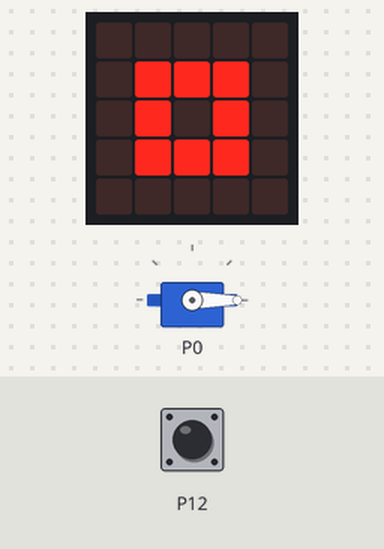
The program below on a simulated BBC micro:bit (MakeCode). On the bench: servo, the board's 5×5 LED display. The inputs (shaded band) are chosen by the test bench; at power-on: P12 LOW.

Above: at 1.2 s.
1.3 s: P12 pulled HIGH for 0.75 s
At 3.4 s:
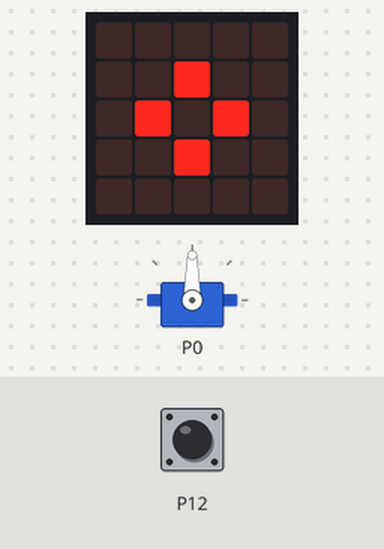
5.3 s: P12 pulled HIGH for 3.2 s
At 13.2 s:
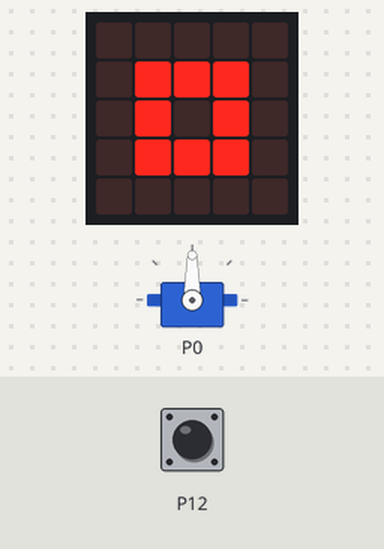
13.3 s: P12 pulled HIGH for 1 s
At 14.1 s:
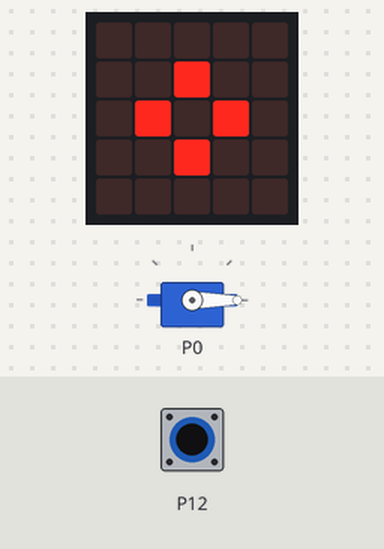
Timing chart, 0 to 21.4 s (numbered marks = the images above; inputs shaded):
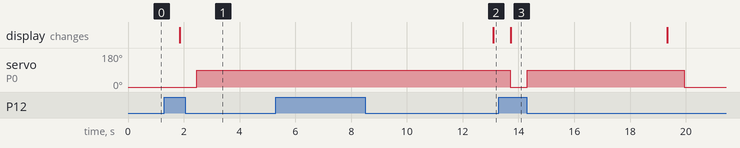

Measured:
- after the input at 1.3 s, servo on P0: 0° → 90° after 1.2 s; the display: changes after 0.56 s (image 1)
- after the input at 5.3 s, servo on P0: stays 90° (without the input it goes to 0° after 2.8 s)
- after the input at 13.3 s, the display: changes after 0.42 s (image 3)

The program:

main.ts
```typescript
servos.P0.setAngle(0)
basic.forever(function () {
    if (pins.digitalReadPin(DigitalPin.P12) == 1) {
        basic.showIcon(IconNames.SmallDiamond)
        servos.P0.setAngle(90)
        basic.pause(5000)
    } else {
        basic.showIcon(IconNames.SmallSquare)
        servos.P0.setAngle(0)
    }
})
```

test.ts
```typescript
// aquí va el archivo "tests"; esto no se compilará cuando este paquete se utilice como una extensión.
```
